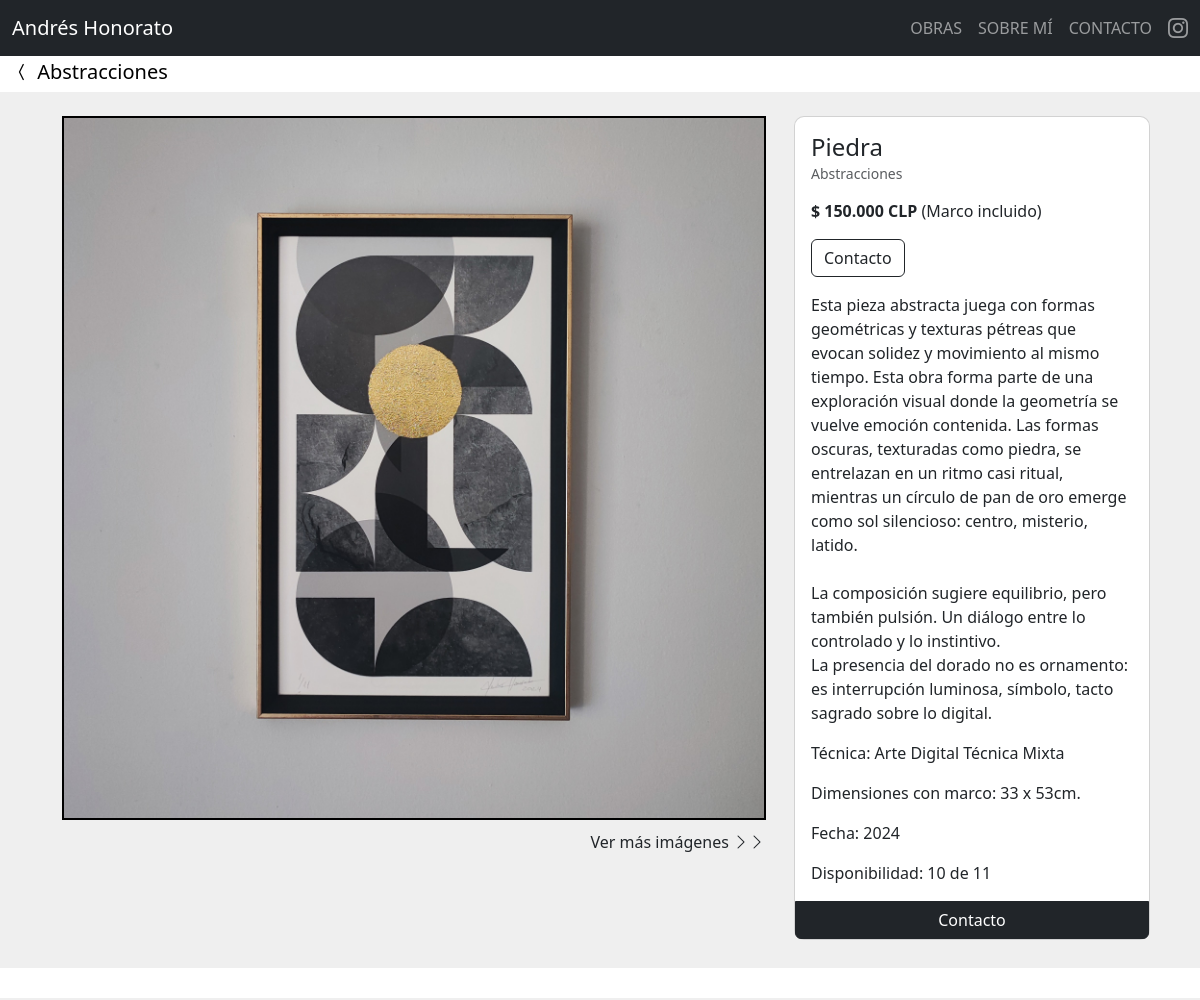
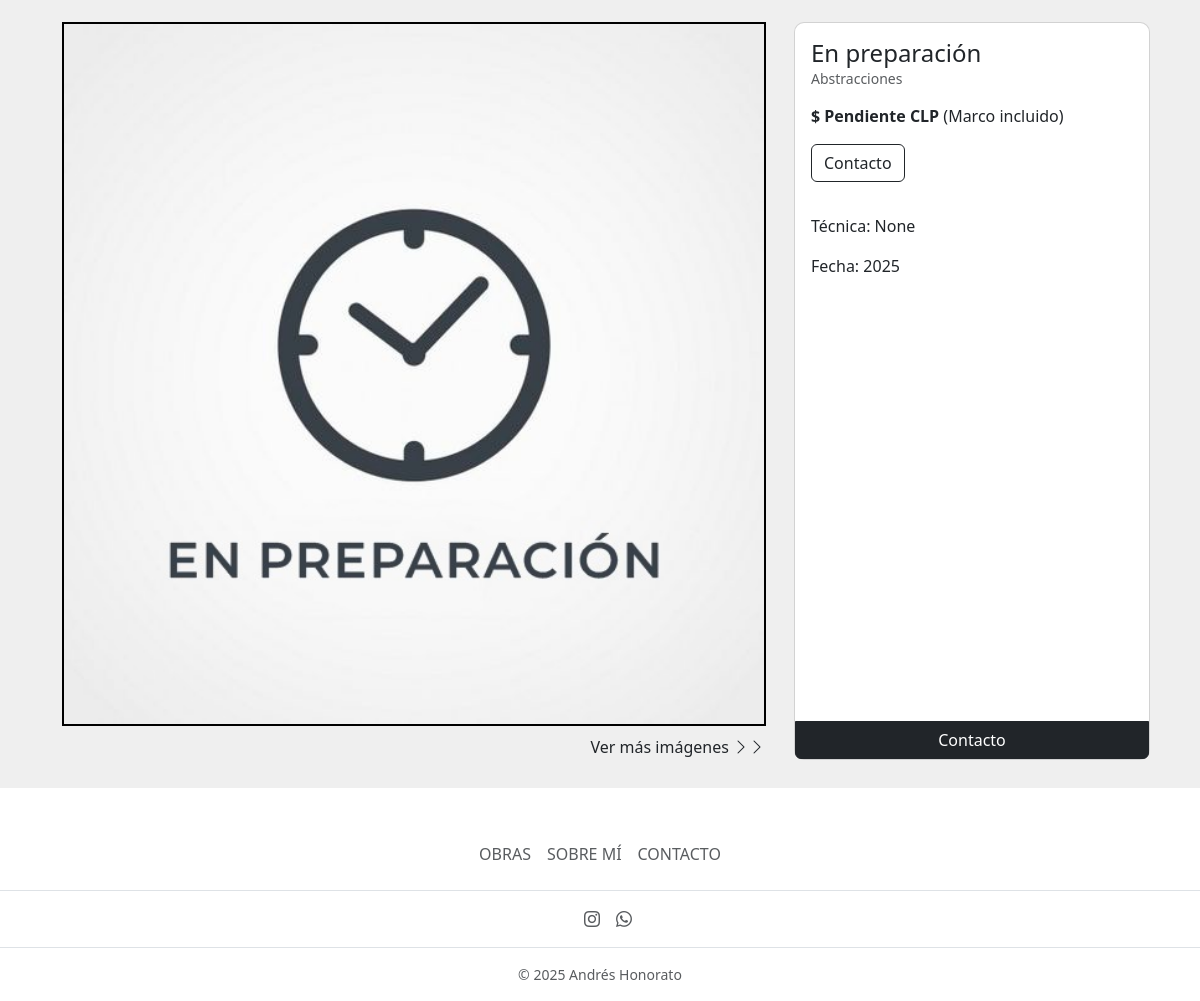
Screenshot of /coleccion/?coleccion=Abstracciones with the database file from the repository (2 pictures, top to bottom).
### home/models.py (models this page shows, shortened)
class Coleccion(models.Model):
    nombre = models.CharField(max_length=200)
    descripcion = models.TextField(blank=True)
    fecha = models.DateField()
    creado = models.DateTimeField(auto_now_add=True)
    actulizado = models.DateTimeField(auto_now=True)
    orden = models.PositiveIntegerField(blank=True, null=True)
    def __str__(self):
        return f"{self.nombre}"

class Cuadro(models.Model):
    nombre = models.CharField(max_length=200)
    autor = models.CharField(default="Andrés Honorato", max_length=200)
    coleccion = models.ForeignKey(
        Coleccion, on_delete=models.CASCADE, related_name='coleccionX', blank=True, null=True)
    tecnica = models.ForeignKey(
        Tecnica, on_delete=models.CASCADE, related_name='tecnicaX', blank=True, null=True)
    descripcion = models.TextField(blank=True)
    fecha = models.DateField()
    colores = models.CharField(max_length=200, blank=True)
    cantidad_inicial = models.PositiveIntegerField(blank=True, null=True)
    cantidad_vendida = models.PositiveIntegerField(blank=True, null=True)
    marco_sin = models.CharField(max_length=100, blank=True)
    marco_con = models.CharField(max_length=100, blank=True)
    precio_sin = models.PositiveIntegerField(blank=True, null=True)
    precio_con = models.PositiveIntegerField(blank=True, null=True)
    descuento = models.PositiveIntegerField(blank=True, null=True)
    envio1 = models.PositiveIntegerField(blank=True, null=True)
    envio2 = models.PositiveIntegerField(blank=True, null=True)
    orden = models.PositiveIntegerField(blank=True, null=True)
    vendido = models.BooleanField(default=False)
    imagen1 = models.ImageField(default='cuadros/en_preparacion.jpg', upload_to='cuadros', validators=[FileExtensionValidator(
        ['png', 'jpg', 'jpeg'])])
    imagen2 = models.ImageField(upload_to='cuadros', validators=[
                                FileExtensionValidator(['png', 'jpg', 'jpeg'])], blank=True)
    imagen3 = models.ImageField(upload_to='cuadros', validators=[
                                FileExtensionValidator(['png', 'jpg', 'jpeg'])], blank=True)
    imagen4 = models.ImageField(upload_to='cuadros', validators=[
                                FileExtensionValidator(['png', 'jpg', 'jpeg'])], blank=True)
    imagen5 = models.ImageField(upload_to='cuadros', validators=[
                                FileExtensionValidator(['png', 'jpg', 'jpeg'])], blank=True)
    imagen6 = models.ImageField(upload_to='cuadros', validators=[
                                FileExtensionValidator(['png', 'jpg', 'jpeg'])], blank=True)
    imagen7 = models.ImageField(upload_to='cuadros', validators=[
                                FileExtensionValidator(['png', 'jpg', 'jpeg'])], blank=True)
    imagen8 = models.ImageField(upload_to='cuadros', validators=[
                                FileExtensionValidator(['png', 'jpg', 'jpeg'])], blank=True)
    imagen9 = models.ImageField(upload_to='cuadros', validators=[
                                FileExtensionValidator(['png', 'jpg', 'jpeg'])], blank=True)
    creado = models.DateTimeField(auto_now_add=True)
    actulizado = models.DateTimeField(auto_now=True)
    def cuadros_disponibles(self):
        if self.cantidad_inicial:
            cuadros_disponibles = self.cantidad_inicial - self.cantidad_vendida
            return cuadros_disponibles
    @property
    def precio_punto_con(self):
        if self.precio_con is not None:
            coma = f"{self.precio_con:,}"
            punto = coma.replace(',', '.')
            return punto
        else:
            return "Pendiente"

class Tecnica(models.Model):
    nombre = models.CharField(max_length=200)
    descripcion = models.TextField(blank=True)
    fecha = models.DateField()
    creado = models.DateTimeField(auto_now_add=True)
    actulizado = models.DateTimeField(auto_now=True)
    def __str__(self):
        return f"{self.nombre}"

### home/views.py (the view)
# urls.py: path('coleccion/', coleccion_view, name='coleccion-view'),
def coleccion_view(request):
    coleccion = request.GET.get('coleccion')
    if coleccion:
        try:
            coleccion = Coleccion.objects.get(nombre=coleccion)
            cuadros = Cuadro.objects.filter(coleccion=coleccion)
        except Coleccion.DoesNotExist:
            try:
                tecnica = Tecnica.objects.get(nombre=coleccion)
                cuadros = Cuadro.objects.filter(tecnica=tecnica)
            except Tecnica.DoesNotExist:
                cuadros = Cuadro.objects.none()
    else:
        cuadros = Cuadro.objects.none()
    context = {
        'cuadros': cuadros,
        'coleccion': coleccion,
    }
    return render(request, 'home/coleccion.html', context)

### home/templates/home/coleccion.html (shortened to what this page needs)
{% extends 'base.html' %}
{% load static %}
{% block content %}
<nav class="navbar navbar-expand-lg bg-body pb-0 pt-1">
  <div class="container-fluid">
    <a class="navbar-brand" href="{% url 'home:obras-view' %}"><i class="bi bi-chevron-compact-left"></i>
      {{ coleccion }}</a>
  </div>
</nav>
{% for cuadro in cuadros %}
<div class="container mb-1 p-4" id="cuadro.id">
  <div class="row">
    <div class="col-md-8 d-flex flex-column align-items-center">
      <div class="row w-100">
        {% if cuadro.imagen1 %}
        <div class="col-md-12 px-2 position-relative">
          <a href="{% url 'home:cuadro-view' cuadro.id %}" class="d-block mb-2">
            <img src="{{ cuadro.imagen1.url }}" class="d-block w-100 clickable-image rounded-image"
              alt="{{ cuadro.nombre }}" style="cursor: pointer;">
          </a>
        </div>
        {% endif %}
        <div class="col-md-12 px-2 text-end">
          <a href="{% url 'home:cuadro-view' cuadro.id %}"
            class="btn btn-link p-0 text-dark text-decoration-none ver-mas-imagenes">
            Ver más imágenes <i class="bi bi-chevron-right"></i><i class="bi bi-chevron-right"></i>
          </a>
        </div>
      </div>
    </div>
    <div class="col-md-4 px-2 cuadro-info">
      <div class="card h-100" style="border-radius: 10px;" id="{{ cuadro.id }}">
        <div class="card-body">
          <div class="row">
            <div class="col-8">
              <a href="{% url 'home:cuadro-view' cuadro.id %}" class="card-title mb-2 text-decoration-none">
                <h6 class="card-title mb-2" style="font-size: 24px;">
                  {{ cuadro.nombre }}
                </h6>
              </a>
            </div>
            <div class="col-4">
            </div>
          </div>
          <a class="card-subtitle text-muted" href="{% url 'home:coleccion-view' %}?coleccion={{ cuadro.coleccion }}"
            style="text-decoration: none;">
            <h6 class="card-subtitle text-muted mb-3" style="font-size: 14px;">{{ cuadro.coleccion }}
            </h6>
          </a>
          {% if cuadro.descuento %}
          <p class="card-text text-danger mb-0" style="text-decoration: line-through;">$ {{ cuadro.precio_punto_con }}
            CLP</p>
          <p class="card-text"><strong>$ {{ cuadro.precio_con_descuento }} CLP</strong> (Marco incluido)</p>
          {% else %}
          <p class="card-text"><strong>$ {{ cuadro.precio_punto_con }} CLP</strong> (Marco incluido)</p>
          {% endif %}
          <a href="{% url 'home:contacto-view'%}" class="btn btn-outline-dark mb-3">Contacto</a>
          <p class="card-text">{{ cuadro.descripcion|linebreaksbr }}</p>
          <p class="card-text">Técnica: {{ cuadro.tecnica }}</p>
          <div class="col-12">
            <ul class="list-unstyled">
              {% if cuadro.marco_con %}
              <li>Dimensiones con marco: {{ cuadro.marco_con }}</li>
              {% endif %}
            </ul>
          </div>
          <p class="card-text">Fecha: {{ cuadro.fecha|date:"Y" }}</p>
          {% if cuadro.cantidad_inicial %}
          <p class="card-text">Disponibilidad: {{ cuadro.cuadros_disponibles }} de {{ cuadro.cantidad_inicial }}</p>
          {% endif %}
        </div>
        <a href="{% url 'home:contacto-view' %}" class="btn btn-dark boton-contacto">Contacto</a>
      </div>
    </div>
  </div>
</div>
<nav class="navbar navbar-expand-lg bg-body py-0">
  <div class="container-fluid position-relative p-0">
    <div class="spacer-new"></div>
  </div>
</nav>
{% endfor %}
{% endblock content %}

### static/style.css (style rules this page uses)
html body { background-color: #efefef; }
.spacer-new { min-width: 100px; min-height: 30px; display: inline-block; }
.rounded-image { border: 2px solid black; }
.boton-contacto { border-top-left-radius: 0; border-top-right-radius: 0; }

### rows the page displays
Coleccion: nombre "Abstracciones"
Cuadro: imagen1 (picture), nombre "Piedra", coleccion "Abstracciones", precio_punto_con "150.000", descripcion "Esta pieza abstracta juega con formas geométricas y texturas pétreas que evocan solidez y movimiento al mismo tiempo. Esta obra forma parte de una exploración visual donde la geometría se vuelve emoción contenida. Las formas oscuras, texturadas como piedra, se entrelazan en un ritmo casi ritual, mientras un círculo de pan de oro emerge como sol silencioso: centro, misterio, latido. La composición sugiere equilibrio, pero también pulsión. Un diálogo entre lo controlado y lo instintivo. La presencia del dorado no es ornamento: es interrupción luminosa, símbolo, tacto sagrado sobre lo digital.", tecnica "Arte Digital Técnica Mixta", marco_con "33 x 53cm.", fecha "2024", cuadros_disponibles "10", cantidad_inicial "11"
Cuadro: imagen1 (picture), nombre "En preparación", coleccion "Abstracciones", precio_punto_con "Pendiente", tecnica "None", fecha "2025"
